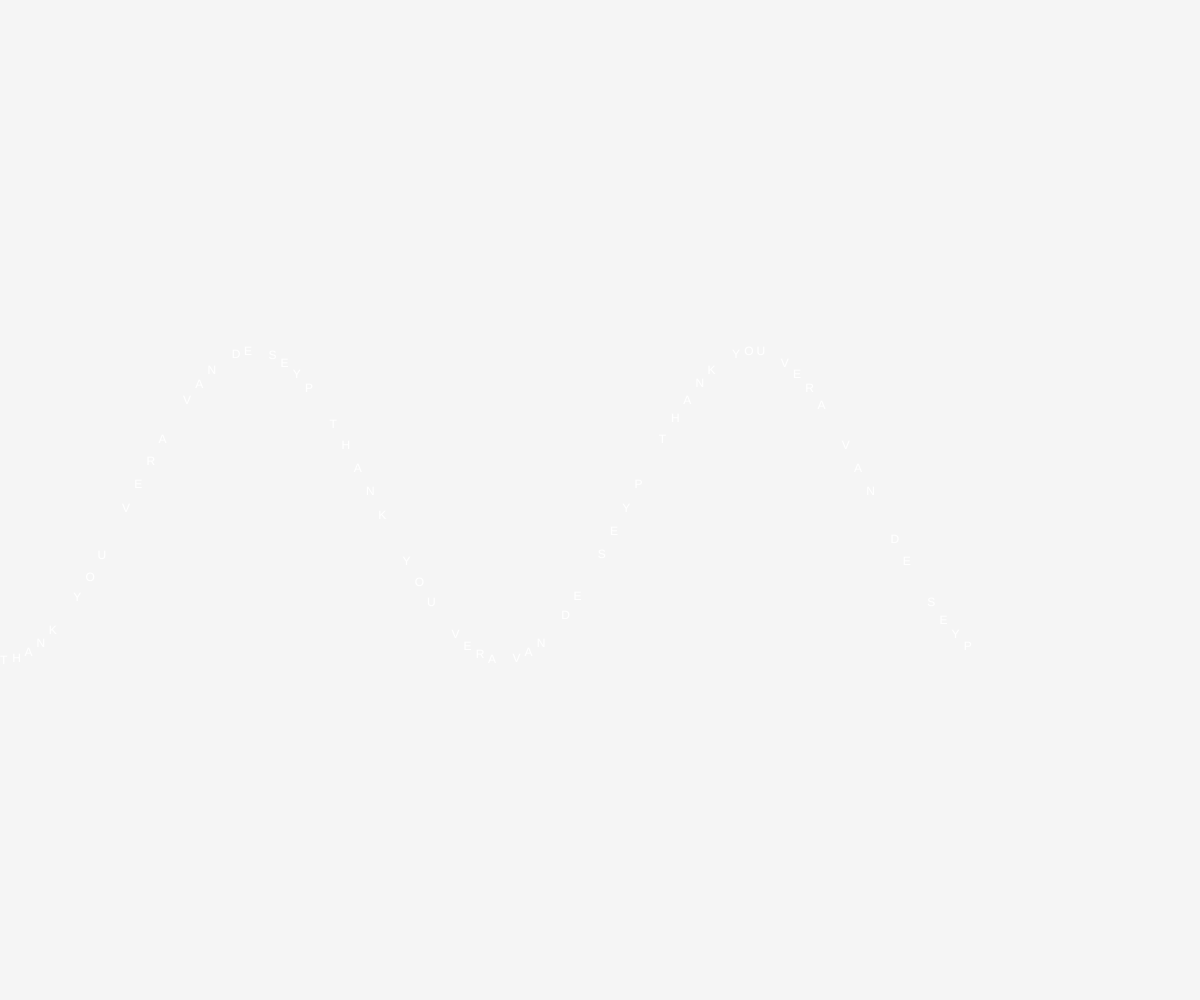
Frame 1 (no input)
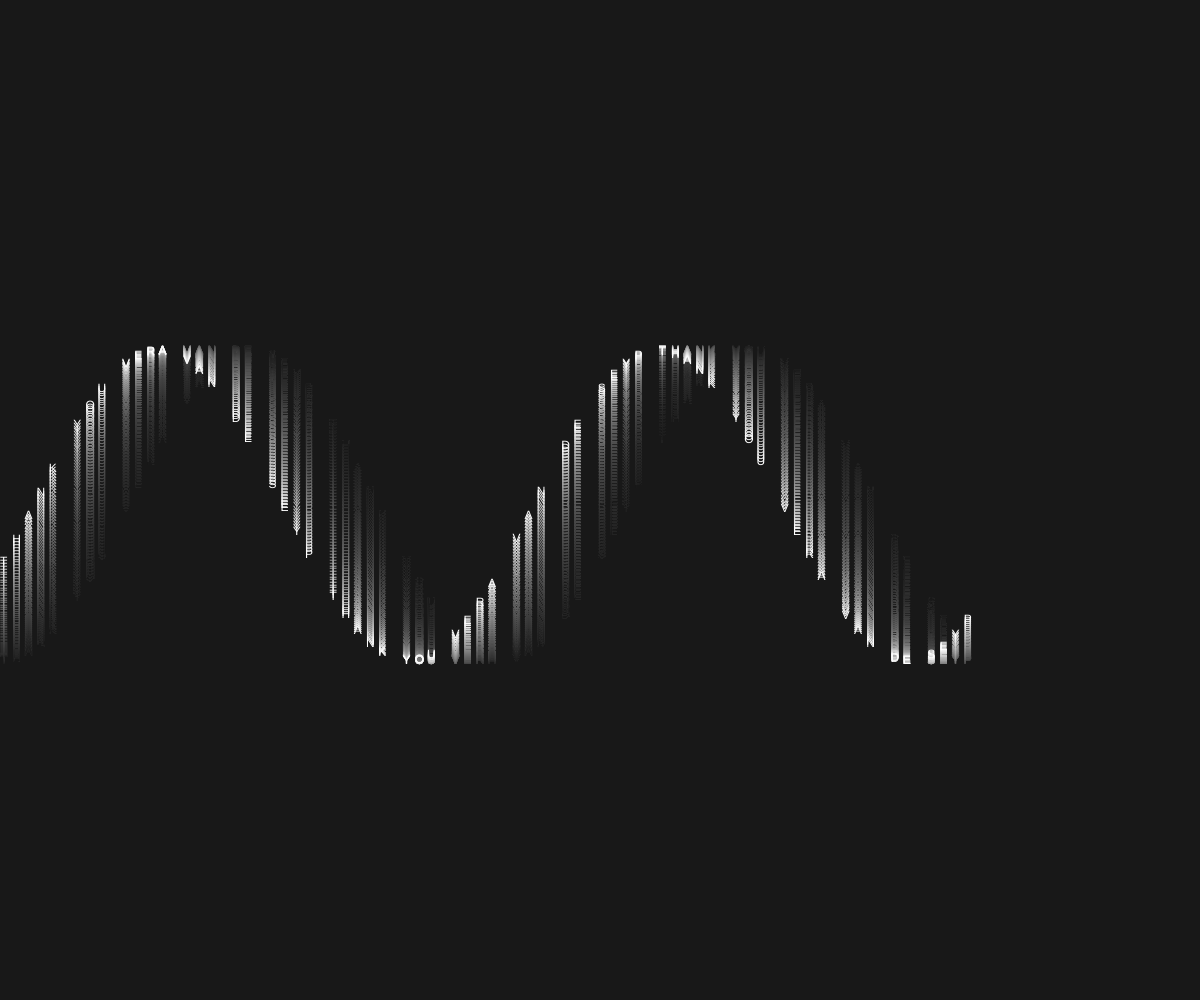
Frame 60 (no input)
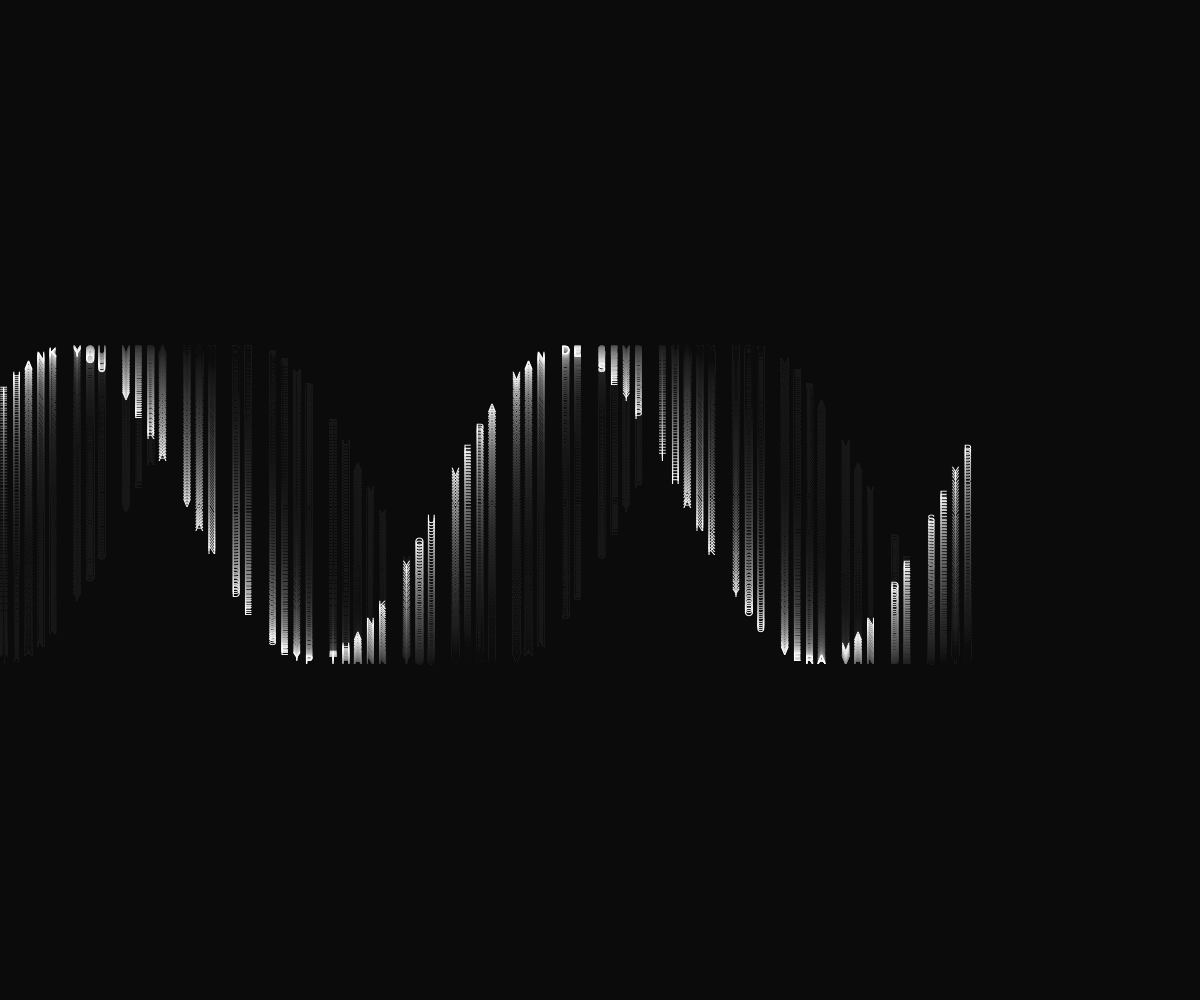
Frame 120 (the mouse pressed at the canvas centre since frame 60)

The p5.js sketch that drew these frames (run headless with seeded random() and noise() and a simulated clock; from frame 60 on, the mouse is pressed at the canvas centre):

// p5.js sketch
// ── sketch.js
// Render a simple sine wave. Original by Daniel Shiffman.

let xspacing = 12.2; // Distance between each horizontal location
let w; // Width of entire wave
let theta = 0.0; // Start angle at 0
let amplitude = 155.0; // Height of wave
let period = 500.0; // How many pixels before the wave repeats
let dx; // Value for incrementing x
let yvalues; // Using an array to store height values for the wave

let sentence = "THANK YOU VERA VAN DE SEYP THANK YOU VERA VAN DE SEYP THANK YOU VERA VAN DE SEYP ";
let sentenceArray = [];

function setup() {
  createCanvas(windowWidth, windowHeight);
  w = width + 16;
  dx = (TWO_PI / period) * xspacing;
  yvalues = new Array(floor(w / xspacing));
  sentenceArray = sentence.split("");
}

function draw() {
  background(0,10);
  calcWave();
  renderWave();
}

function calcWave() {
  // Increment theta (try different values for
  // 'angular velocity' here)
  theta += 0.02;

  // For every x value, calculate a y value with sine function
  let x = theta;
  for (let i = 0; i < yvalues.length; i++) {
    yvalues[i] = cos(x) * amplitude;
    x += dx;
  }
}

function windowResized() {
  resizeCanvas(windowWidth, windowHeight);
}

function renderWave() {
  noStroke();
  fill(255);
  for (let x = 0; x < sentenceArray.length; x++) {
    text(sentenceArray[x],x * xspacing, height / 2 + yvalues[x], 16, 16);
  }
}
